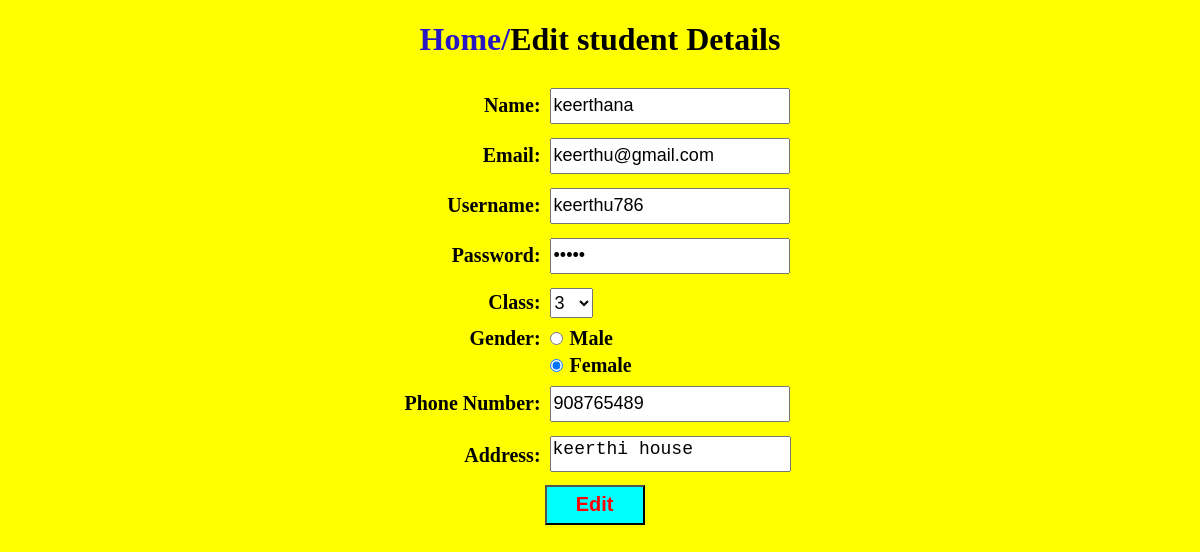
/editstudents/1, run on the app's committed database.
### school_app/models.py (models this page shows)
class Student(models.Model):
    Name=models.CharField(max_length=20)
    Email=models.EmailField(max_length=20)
    GENDER_CHOICES= (
        ('M', 'Male'),
        ('F', 'Female'),
        )
    Gender = models.CharField(max_length=1, choices=GENDER_CHOICES)
    Address=models.CharField(max_length=50)
    Phone_no=models.CharField(max_length=12)
    user_type=models.CharField(max_length=10)
    value=models.IntegerField(max_length=1)
    Username=models.CharField(max_length=12,default='student')
    Password=models.CharField(max_length=8,default=788904)
    cls=models.CharField(max_length=5,default=0)

### school_app/views.py (the view)
# urls.py: path('editstudents/<int:eid>',views.editstudents,name='editstudents'),
def editstudents(request,eid):
    if request.method=='POST':
        name=request.POST['nm']
        email=request.POST['em']
        username=request.POST['uname']
        password=request.POST['psw']
        try:
             class1 = request.POST['cls']
        except MultiValueDictKeyError:
            class1=8
        try:
             gender=request.POST['gend']
        except MultiValueDictKeyError:
            gender='female'
        phone_no=request.POST['ph']
        address=request.POST['ad']
        x=Student.objects.filter(id=eid).update(Name=name,Email=email,Username=username,Password=password,cls=class1,Gender=gender,Phone_no=phone_no,Address=address)
        return redirect(managestudent)
    else:
          a=Student.objects.get(id=eid)
          return render(request,'editstudents.html',{'a1':a})

### school_app/templates/editstudents.html (shortened to what this page needs)
<!DOCTYPE html>
<html lang="en">
<head>
</head>
<body style="background-color: yellow;">
    <h1 style="text-align: center;"><a href="/adminhome"
            style="text-decoration: none;color:rgb(39, 22, 193);">Home/</a>Edit student Details</h1>
    <form action="/editstudents/{{a1.id}}" method="POST">
        <table>
            <tr>
                <td class="column">
                    <label for="">Name:</label>
                </td>
                <td>
                    <input type="text" name="nm" value="{{a1.Name}}" id="in" required><br>
                </td>
            </tr>
            <tr>
                <td class="column">
                    <label for="">Email:</label>
                </td>
                <td>
                    <input type="email" name="em" value="{{a1.Email}}" id="in" required><br>
                </td>
            </tr>
            <tr>
                <td class="column">
                    <label for="">Username:</label>
                </td>
                <td>
                    <input type="text" name="uname" value="{{a1.Username}}" id="in" required><br>
                </td>
            </tr>
            <tr>
                <td class="column">
                    <label for="">Password:</label>
                </td>
                <td>
                    <input type="password" name="psw" value="{{a1.Password}}" id="in" required><br>
                </td>
            </tr>
            <tr>
                <td class="column">
                    <label for="">Class:</label>
                </td>
                <td>
                    <select name="cls" required id="in">
                        <option disabled="disabled" selected="selected">{{a1.cls}}</option>
                    </select>
                </td>
            </tr>
            <tr>
                <td class="column">
                    <label for="">Gender:</label>
                </td>
                <td>
                    <input type="radio" name="gend" value="Male" {% if a1.Gender == 'Male' %} checked {% endif %}
                        required> <span>Male</span>
                </td>
            </tr>
            <tr>
                <td></td>
                <td>
                    <input type="radio" name="gend" value="Female" {% if a1.Gender == 'Female' %} checked {% endif %}
                        required> <span>Female</span>
                </td>
            </tr>
            <tr>
                <td class="column">
                    <label for="">Phone Number:</label><br>
                </td>
                <td>
                    <input type="tel" name="ph" value="{{a1.Phone_no}}" id="in" required maxlength="10"><br>
                </td>
            </tr>
            <tr>
                <td class="column">
                    <label for="">Address:</label>
                </td>
                <td>
                    <textarea id="in" cols="20" rows="10" name="ad" style="resize: none;"
                        required>{{a1.Address}}</textarea><br>
                </td>
            </tr>
            <tr>
                <td></td>
                <td>
                    <input type="submit" value="Edit" class="button">
                </td>
            </tr>
        </table>
    </form>
</body>
</html>

### school_app/templates/editstudents.html (style rules this page uses)
form { display: flex; justify-content: center; }
#in { height: 30px; margin: 5px; font-size: 18px; }
span { font-size: 20px; font-weight: bold; }
.button { width: 100px; height: 40px; font-size: 20px; color: red; background-color: aqua; font-weight: bold; }
.column { text-align: right; }
label { font-size: 20px; font-weight: bold; }

### data on the page
Student: nm "keerthana", em "keerthu@gmail.com", uname "keerthu786", cls "3", Gender "☑", ph "908765489", ad "keerthi house"
